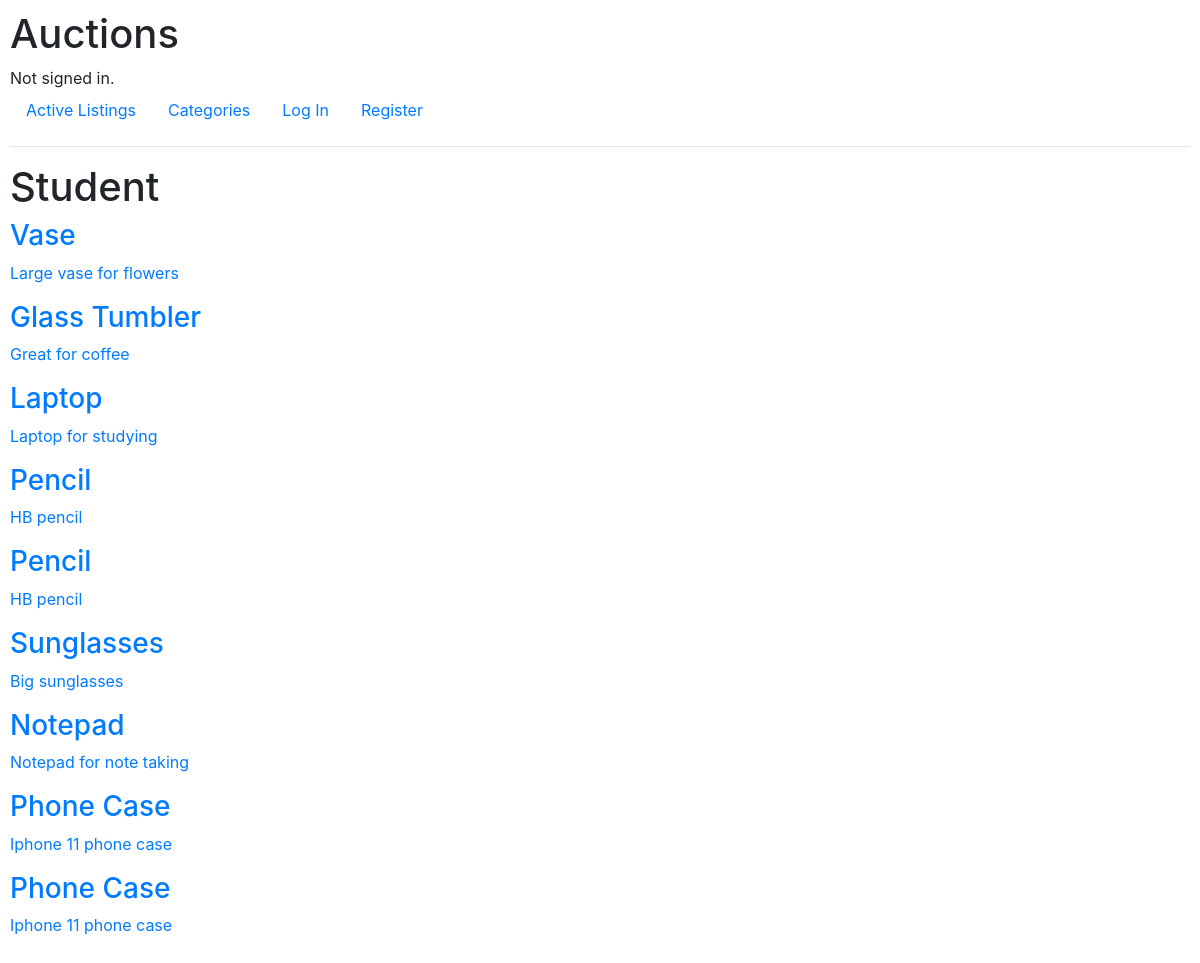
/view_category/3, run on an earlier commit of the app's database.
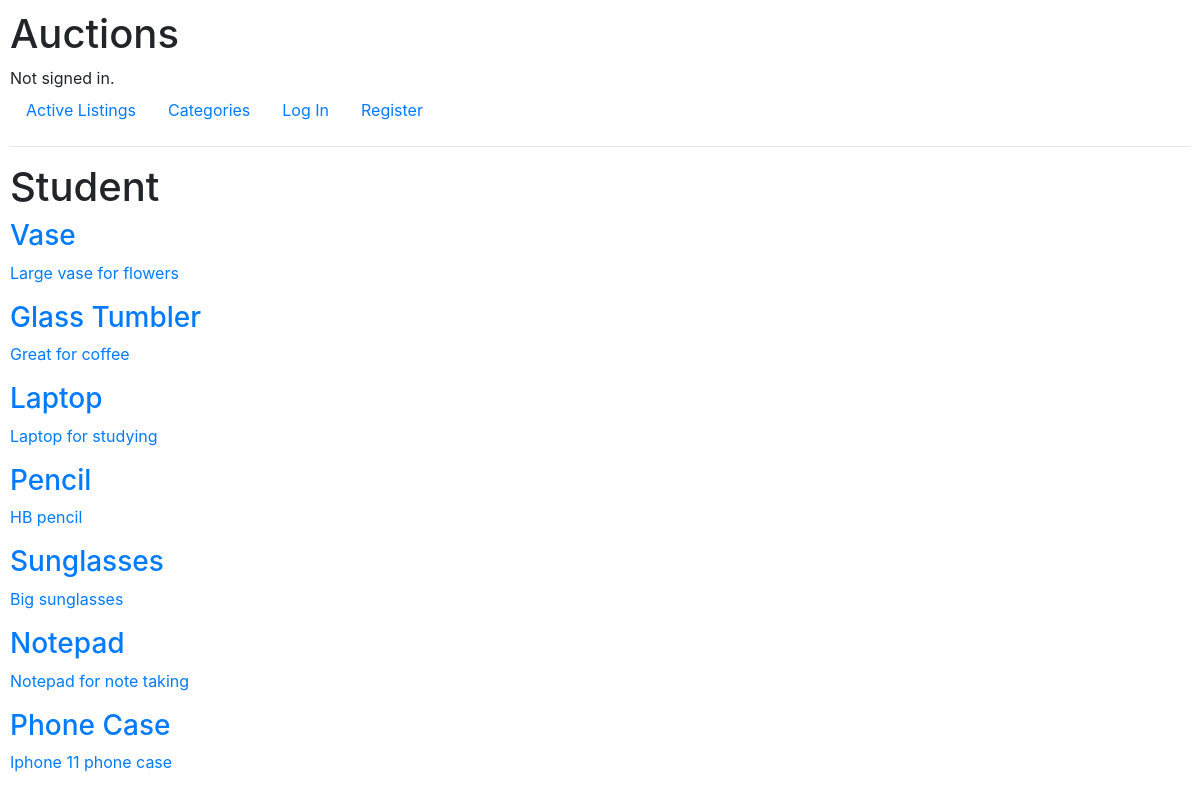
And on a later commit of the database.
### auctions/models.py (models this page shows, shortened)
class Listing(models.Model):
    title = models.TextField()
    description = models.TextField()
    categories = models.ForeignKey('Category', related_name='listings', on_delete=models.CASCADE)
    price = models.DecimalField(max_digits=1000, decimal_places=2)
    user = models.ForeignKey(User, related_name='listings', on_delete=models.CASCADE)
    image = models.TextField(blank=True)

### auctions/views.py (the view)
# urls.py: path("view_category/<int:category_id>", views.view_category, name="view_category")
def view_category(request, category_id):
    category = Category.objects.get(id=category_id)
    listings = category.listings.all()
    return render(request, "auctions/view_category.html", {
        "category": category,
        "listings": listings
    })

### auctions/models.py (called while the page is built)
    def __str__(self):
        return f"{self.title}"

### auctions/templates/auctions/view_category.html
{% extends "auctions/layout.html" %}
{% block body %}
  <h1>{{ category }}</h1>
  {% for listing in listings %}
    <a href="{% url 'view_listing' listing.id %}">
      <div>
        <h3>{{ listing.title }}</h3>
        <p>{{ listing.description }}</p>
      </div>
    </a>
  {% endfor %}
{% endblock %}

What changed in the data, as far as the page shows it:
removed Listing: title "Pencil", description "HB pencil"
removed Listing: title "Phone Case", description "Iphone 11 phone case"
